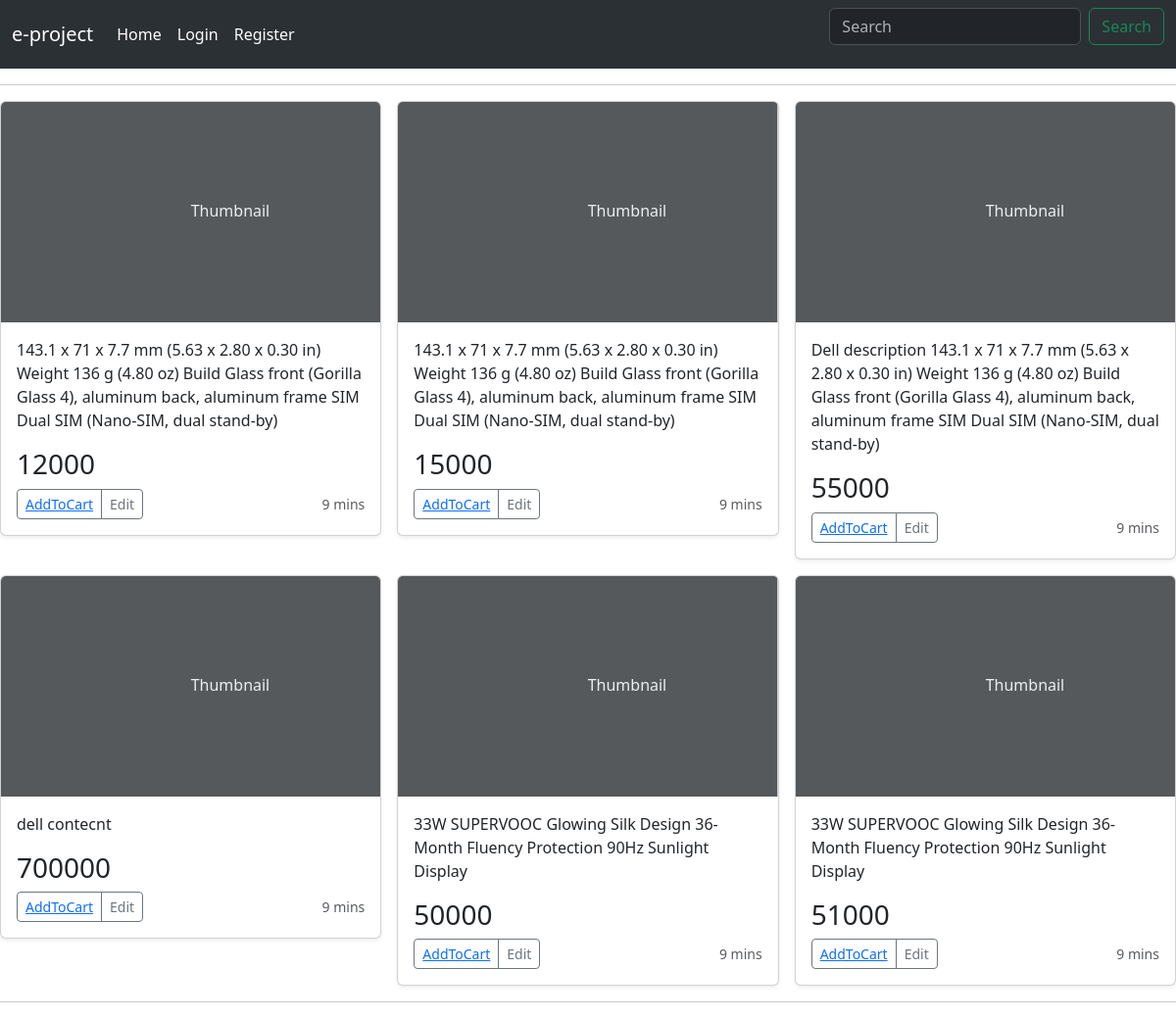
Page /plist on the committed database.
### eapp/models.py (models this page shows)
class Product(models.Model):
  p_name=models.CharField(max_length=300)
  p_price=models.IntegerField()
  p_description=models.TextField(max_length=300)
  user=models.ForeignKey(User,on_delete=models.CASCADE)
  category=models.ForeignKey(Category,on_delete=models.CASCADE)
  class Meta:
    db_table='product'

### eapp/views.py (the view)
# urls.py: path('plist',v.product_list),
def product_list(request):
  pl=Product.objects.all()
  context={'pl':pl}
  return render(request,'plist.html',context)

### eapp/templates/plist.html
{%include 'navbar.html'%}
<hr>
<div class="row row-cols-1 row-cols-sm-2 row-cols-md-3 g-3">
  {%for i in pl%}
  <div class="col">
    <div class="card shadow-sm">
      <svg class="bd-placeholder-img card-img-top" width="100%" height="225" xmlns="http://www.w3.org/2000/svg" role="img" aria-label="Placeholder: Thumbnail" preserveAspectRatio="xMidYMid slice" focusable="false"><title>Placeholder</title><rect width="100%" height="100%" fill="#55595c"></rect><text x="50%" y="50%" fill="#eceeef" dy=".3em">Thumbnail</text></svg>
      <div class="card-body">
        <p class="card-text">{{i.p_description}}</p>
        <h3>{{i.p_price}}</h3>
        <div class="d-flex justify-content-between align-items-center">
          <div class="btn-group">
            <button type="button" class="btn btn-sm btn-outline-secondary"><a href="addtocart/{{i.id}}">AddToCart</a></h2></button>
            <button type="button" class="btn btn-sm btn-outline-secondary">Edit</button>
          </div>
          <small class="text-body-secondary">9 mins</small>
        </div>
      </div>
    </div>
  </div>
  {%endfor%}
</div>
<hr>

### eapp/templates/navbar.html (shortened to what this page needs)
{%load static%}
<link rel="stylesheet" href="{%static 'css/bmin.css'%}">
<nav class="navbar navbar-expand-lg bg-body-tertiary bg-dark" data-bs-theme="dark">
  <div class="container-fluid">
    <a class="navbar-brand" href="#">e-project</a>
    <div class="collapse navbar-collapse" id="navbarSupportedContent">
      <ul class="navbar-nav me-auto mb-2 mb-lg-0">
        <li class="nav-item">
          <a class="nav-link active" aria-current="page" href="#">Home</a>
        </li>
        {%if user.is_authenticated%}
        <li class="nav-item">
          <a class="nav-link active" aria-current="page" href="plist">Product-list</a>
        </li>
        <li class="nav-item">
          <a class="nav-link active" aria-current="page" href="clist">cartlist</a>
        </li>
        <li class="nav-item">
          <a class="nav-link active" aria-current="page" href="logout">Logout</a>
        </li>
        {%else%}
        <li class="nav-item">
          <a class="nav-link active" aria-current="page" href="login">Login</a>
        </li>
        <li class="nav-item">
          <a class="nav-link active" aria-current="page" href="register">Register</a>
        {%endif%}
        </li>
      </ul>
      <form class="d-flex" role="search">
        <input class="form-control me-2" type="search" placeholder="Search" aria-label="Search">
        <button class="btn btn-outline-success" type="submit">Search</button>
      </form>
    </div>
  </div>
</nav>

### rows in the picture
Product: p_description "143.1 x 71 x 7.7 mm (5.63 x 2.80 x 0.30 in) Weight 136 g (4.80 oz) Build Glass front (Gorilla Glass 4), aluminum back, aluminum frame SIM Dual SIM (Nano-SIM, dual stand-by)", p_price "12000"
Product: p_description "143.1 x 71 x 7.7 mm (5.63 x 2.80 x 0.30 in) Weight 136 g (4.80 oz) Build Glass front (Gorilla Glass 4), aluminum back, aluminum frame SIM Dual SIM (Nano-SIM, dual stand-by)", p_price "15000"
Product: p_description "Dell description 143.1 x 71 x 7.7 mm (5.63 x 2.80 x 0.30 in) Weight 136 g (4.80 oz) Build Glass front (Gorilla Glass 4), aluminum back, aluminum frame SIM Dual SIM (Nano-SIM, dual stand-by)", p_price "55000"
Product: p_description "dell contecnt", p_price "700000"
Product: p_description "33W SUPERVOOC Glowing Silk Design 36-Month Fluency Protection 90Hz Sunlight Display", p_price "50000"
Product: p_description "33W SUPERVOOC Glowing Silk Design 36-Month Fluency Protection 90Hz Sunlight Display", p_price "51000"
